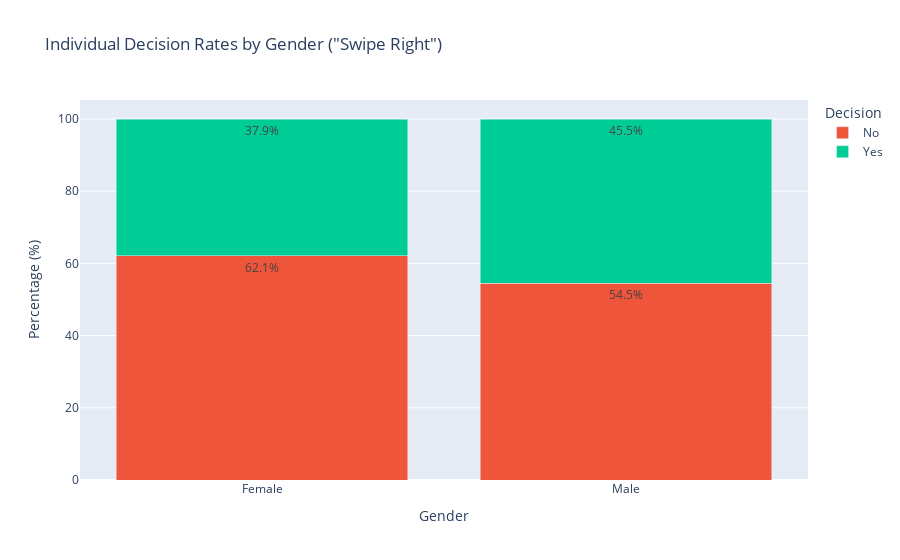

The cell this chart's notebook holds for it:
### Markdown cell above
## 5: Individual Decision Rates by Gender

### Code cell
import plotly.express as px
import pandas as pd

# Map the individual decision for clearer visual labels (0 = No, 1 = Yes)
df_cleaned['dec_label'] = df_cleaned['dec'].map({0: 'No', 1: 'Yes'})

# Calculate individual decision rates grouped by gender
dec_stats = df_cleaned.groupby(['gender_label', 'dec_label']).size().reset_index(name='Count')
gender_totals_dec = df_cleaned.groupby('gender_label').size().reset_index(name='Total')

# Merge to calculate percentages
dec_stats = pd.merge(dec_stats, gender_totals_dec, on='gender_label')
dec_stats['Percentage'] = (dec_stats['Count'] / dec_stats['Total']) * 100

# Visualize the decision distribution by gender
fig_dec = px.bar(
    dec_stats, 
    x='gender_label', 
    y='Percentage', 
    color='dec_label',
    title='Individual Decision Rates by Gender ("Swipe Right")',
    labels={
        'gender_label': 'Gender', 
        'Percentage': 'Percentage of Decisions (%)', 
        'dec_label': 'Decision'
    },
    color_discrete_map={'No': '#EF553B', 'Yes': '#00CC96'},
    barmode='stack',
    text=dec_stats['Percentage'].apply(lambda x: f'{x:.1f}%')
)

fig_dec.update_layout(xaxis_title="Gender", yaxis_title="Percentage (%)")
fig_dec.show()

### Figure 1 — Plotly figure (JSON) as saved in the notebook; plotly's stock layout.template omitted (floating-point values rounded to 4 significant figures)
{"data": [{"hovertemplate": "Decision=No<br>Gender=%{x}<br>Percentage of Decisions (%)=%{y}<br>text=%{text}<extra></extra>", "legendgroup": "No", "marker": {"color": "#EF553B", "pattern": {"shape": ""}}, "name": "No", "orientation": "v", "showlegend": true, "text": ["62.1%", "54.5%"], "textposition": "auto", "type": "bar", "x": ["Female", "Male"], "xaxis": "x", "y": [62.12, 54.47], "yaxis": "y"}, {"hovertemplate": "Decision=Yes<br>Gender=%{x}<br>Percentage of Decisions (%)=%{y}<br>text=%{text}<extra></extra>", "legendgroup": "Yes", "marker": {"color": "#00CC96", "pattern": {"shape": ""}}, "name": "Yes", "orientation": "v", "showlegend": true, "text": ["37.9%", "45.5%"], "textposition": "auto", "type": "bar", "x": ["Female", "Male"], "xaxis": "x", "y": [37.88, 45.53], "yaxis": "y"}], "layout": {"barmode": "stack", "legend": {"title": {"text": "Decision"}, "tracegroupgap": 0}, "title": {"text": "Individual Decision Rates by Gender (\"Swipe Right\")"}, "xaxis": {"anchor": "y", "domain": [0, 1], "title": {"text": "Gender"}}, "yaxis": {"anchor": "x", "domain": [0, 1], "title": {"text": "Percentage (%)"}}}}
